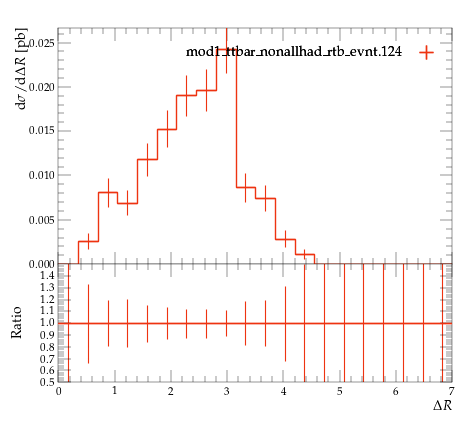

Generate this figure with Python:
#! /usr/bin/env python

# This Python script was auto-generated using YODA v2.0.2.
# Analysis object: /MC_TTBAR/onelep_jetb_1_jetb_2_dR
# Timestamp: 07-08-2026 (10:19:45)

import matplotlib as mpl
import matplotlib.pyplot as plt
mpl.use('Agg') # comment out for interactive use
import os
import numpy as np

plotDir = os.path.split(os.path.realpath(__file__))[0]
if 'YODA_USER_PLOT_PATH' in globals():
    plot_outdir = globals()['YODA_USER_PLOT_PATH']
else:
    plot_outdir = plotDir

#plot style
plt.style.use(os.path.join(plotDir, '../default.mplstyle'))
# plot metadata
figW, figH = plt.rcParams['figure.figsize']
ax_xLabel = r'$\Delta R$'
ax_yLabel = r'$\mathrm{d}\sigma/\mathrm{d}\Delta R$ [pb]'
ax_title  = r''
ax_xScale = 'linear'
ax_yScale = 'linear'
xLims = (0.0, 7.0)
yLims = (0.0, 0.026661008000000003)

# TeX-friendly labels for the legend
labels = {
    'legend' : ([ r"mod1\_ttbar\_nonallhad\_rtb\_evnt.124" ], r""),
}

# Adjust canvas width and height
canvasW = 10.0
canvasH = 9.0
figW *= canvasW/10.
figH *= canvasH/9.

# Create figure and axis objects
fig, (ax, ratio0_ax) = plt.subplots(2, 1, sharex=True,
                  figsize=(figW,figH), gridspec_kw={'height_ratios': (6.0, 3.0)})

# Set figure margins
plt.subplots_adjust(
    left   = 1.0 * plt.rcParams['figure.subplot.left'],
    right  = 1.0 * plt.rcParams['figure.subplot.right'],
    top    = 1.0 * plt.rcParams['figure.subplot.top'],
    bottom = 1.0 * plt.rcParams['figure.subplot.bottom'])

ratio0_ax.yaxis.set_major_locator(mpl.ticker.MultipleLocator(0.1))
ratio0_ax.set_ylim(0.5, 1.4999)
ratio0_ax.set_ylabel('Ratio')

# the numerical data is stored in a separate file
dataf = dict()
prefix = os.path.split(__file__)[0]
if prefix:    prefix = prefix + '/'
exec(open(prefix+'onelep_jetb_1_jetb_2_dR__data.py').read(), dataf)


legend_handles = dict() # keep track of handles for the legend

# style options for curves
# starts at zorder>=5 to draw curve on top of legend
styles = {
  'mod1_ttbar_nonallhad_rtb_evnt.124.yoda.gz': {
    'color' : '#EE3311',
    'linestyle' : '-',
    'linewidth' : 1,
    'marker' : 'none',
    'markersize' : 2,
    'capsize' : 0.0,
    'zorder' : 5,
    'histstyle' : 1,
    'drawstyle' : 'steps-pre',
    'xerrorbars' : 1,
    'yerrorbars' : 1,
    'fillcolor' : None,
    'fillopacity' : 1.0,
    'ratio0_linestyle' : '-',
    'ratio0_linewidth' : 1,
    'ratio0_marker' : 'none',
    'ratio0_markersize' : 2,
    'ratio0_capsize' : 0.0,
    'ratio0_zorder' : 5,
    'ratio0_histstyle' : 1,
    'ratio0_drawstyle' : 'steps-pre',
    'ratio0_xerrorbars' : 1,
    'ratio0_yerrorbars' : 1,
  },
}

# curve from input yoda files in main panel
for label, yvals in dataf['yvals'].items():
    if all(np.isnan(v) for v in dataf['yvals'][label]):
        continue
    tmp = None
    if styles[label]['histstyle']: # draw as histogram
        xpos = dataf['xedges'][label] if styles[label]['drawstyle'] else dataf['xpoints'][label]
        ypos = np.insert(yvals, 0, yvals[0]) if styles[label]['drawstyle'] else yvals
        if styles[label]['fillcolor']: # fill area below curve
            ax.fill_between(xpos, ypos, step='pre',
                            color=styles[label]['fillcolor'],
                            alpha=styles[label]['fillopacity'])
        tmp, = ax.plot(xpos, ypos,
                       color=styles[label]['color'],
                       linestyle=styles[label]['linestyle'],
                       linewidth=styles[label]['linewidth'],
                       drawstyle=styles[label]['drawstyle'], solid_joinstyle='miter',
                       zorder=styles[label]['zorder'], label=label)
    tmp = ax.errorbar(dataf['xpoints'][label], yvals,
                      xerr=np.array(dataf['xerrs'][label])*styles[label]['xerrorbars'],
                      yerr=np.array(dataf['yerrs'][label])*styles[label]['yerrorbars'],
                      fmt=styles[label]['marker'], capsize=styles[label]['capsize'],
                      markersize=styles[label]['markersize'],
                      ecolor=styles[label]['color'],
                      color=styles[label]['color'], zorder=styles[label]['zorder'])
    tmp[-1][0].set_linestyle(styles[label]['linestyle'])
    tmp[-1][0].set_linewidth(styles[label]['linewidth'])
    if label in dataf['add_legend_handle']:  legend_handles[label] = tmp
    for varLabel in dataf['variation_yvals'].keys():
        if varLabel.startswith(label):
            tmp, = ax.plot(dataf['xedges'][label], dataf['variation_yvals'][varLabel],
                           color=styles[label]['color'],
                           linestyle=styles[label]['linestyle'],
                           linewidth=styles[label]['linewidth'],
                           drawstyle='steps-pre', solid_joinstyle='miter',
                           zorder=styles[label]['zorder'], alpha=0.5)


# plots on ratio panel
# curve from input yoda files in ratio panel
for label, yvals in dataf['ratio0_yvals'].items():
    if all(np.isnan(v) for v in yvals):
        continue
    if styles[label]['ratio0_histstyle']: # plot as histogram
        xpos = dataf['xedges']['mod1_ttbar_nonallhad_rtb_evnt.124.yoda.gz'] if styles[label]['ratio0_drawstyle'] else dataf['xpoints']['mod1_ttbar_nonallhad_rtb_evnt.124.yoda.gz']
        ypos = np.insert(yvals, 0, yvals[0]) if styles[label]['ratio0_drawstyle'] else yvals
        ratio0_ax.plot(xpos, ypos,
                       color=styles[label]['color'],
                       linewidth=styles[label]['linewidth'],
                       linestyle=styles[label]['ratio0_linestyle'],
                       drawstyle=styles[label]['ratio0_drawstyle'], zorder=styles[label]['zorder'],
                       solid_joinstyle='miter')
    tmp = ratio0_ax.errorbar(dataf['xpoints']['mod1_ttbar_nonallhad_rtb_evnt.124.yoda.gz'], yvals,
                             xerr=np.array(dataf['ref_xerrs'])*styles[label]['ratio0_xerrorbars'],
                             yerr=np.array(dataf['ratio0_yerrs'][label])*styles[label]['ratio0_yerrorbars'],
                             fmt=styles[label]['ratio0_marker'], capsize=styles[label]['ratio0_capsize'],
                             markersize=styles[label]['ratio0_markersize'],
                             ecolor=styles[label]['color'],
                             color=styles[label]['color'])
    tmp[-1][0].set_linestyle(styles[label]['ratio0_linestyle'])
    tmp[-1][0].set_linewidth(styles[label]['ratio0_linewidth'])

    for varlabel in dataf['ratio0_variation_vals'].keys():
        if varlabel.startswith(label):
            ratio0_ax.plot(dataf['xedges']['mod1_ttbar_nonallhad_rtb_evnt.124.yoda.gz'],
                            dataf['ratio0_variation_vals'][varlabel],
                            color=styles[label]['color'],
                            linestyle=styles[label]['linestyle'],
                            linewidth=styles[label]['linewidth'],
                            drawstyle='steps-pre', solid_joinstyle='miter',
                            zorder=1, alpha=0.5)

legend_items = list(legend_handles.values())
ax.add_artist(ax.legend(legend_items,
                        labels['legend'][0],
                        title=labels['legend'][1],
                        alignment='right',
                        loc='upper right',
                        bbox_to_anchor=(1.0, 0.97),markerfirst=False))

# set plot metadata as defined above
ratio0_ax.set_xlabel(ax_xLabel)
ratio0_ax.xaxis.set_label_coords(1., -0.15)
ax.set_ylabel(ax_yLabel, ha='right', va='top')
ax.yaxis.set_label_coords(-0.11, 1.0)
ax.set_title(ax_title, loc='left')
ax.set_xscale(ax_xScale)
ax.set_yscale(ax_yScale)
ax.set_xlim(xLims)
ax.set_ylim(yLims)

# tick formatting
plt.rcParams['xtick.top'] = True
plt.rcParams['ytick.right'] = True
fig.align_ylabels((ax, ratio0_ax))
plt.savefig(os.path.join(plot_outdir, 'onelep_jetb_1_jetb_2_dR.pdf'), format='PDF')
plt.savefig(os.path.join(plot_outdir, 'onelep_jetb_1_jetb_2_dR.png'), format='PNG')

plt.close(fig)
